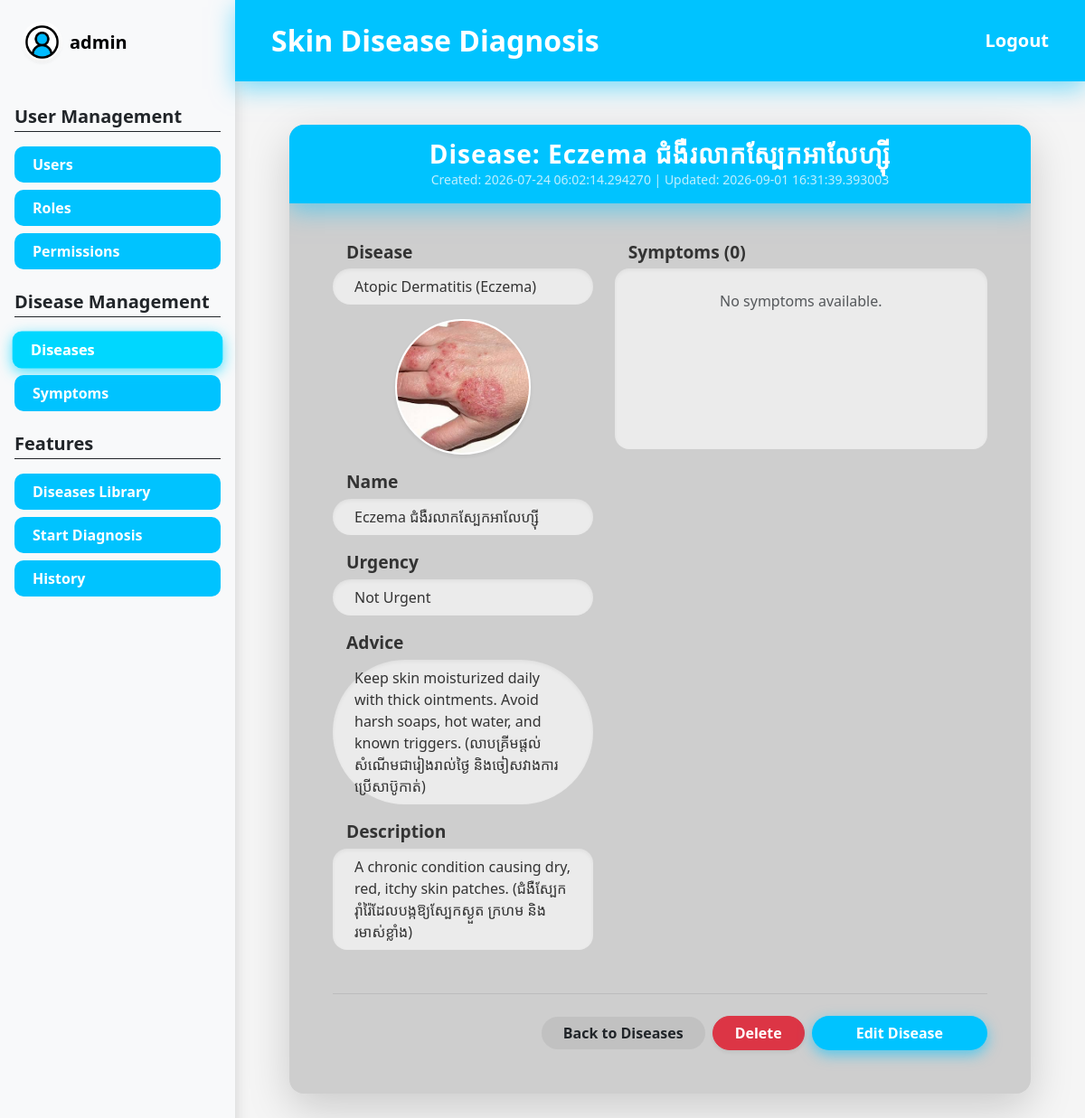
The app's page /rules/1 (signed in) with its own data.
### app/models/user.py (models this page shows, shortened)
class User(UserMixin, db.Model):
    __tablename__ = "users"
    id = db.Column(db.Integer, primary_key=True)
    username = db.Column(db.String(80), unique=True, nullable=False)
    email = db.Column(db.String(120), unique=True, nullable=False)
    full_name = db.Column(db.String(120), nullable=False)
    phone_number = db.Column(db.String(15), unique=True, nullable=False)
    is_active = db.Column(db.Boolean, default=True, nullable=False)
    password_hash = db.Column(db.String(255), nullable=False)
    picture = db.Column(db.String(255))
    created_at = db.Column(db.DateTime, default=datetime.utcnow, nullable=False)
    updated_at = db.Column(db.DateTime, default=datetime.utcnow, onupdate=datetime.utcnow, nullable=False)
    roles = db.relationship("Role", secondary=user_roles, back_populates="users")
    diagnoses = db.relationship("Diagnose", secondary=user_diagnoses, back_populates="users")
    def has_role(self, role_name: str) -> bool:
        return any(role.name == role_name for role in self.roles)
    @property
    def is_admin(self) -> bool:
        return self.has_role("Admin")

### app/models/rule.py (models this page shows, shortened)
class Rule(db.Model):
    __tablename__ = "rules"
    id = db.Column(db.Integer, primary_key=True)
    disease = db.Column(db.String(80), unique=True, nullable=False)
    name = db.Column(db.String(120))
    urgency = db.Column(db.Boolean, default=False, nullable=False)
    advice = db.Column(db.String(255))
    picture = db.Column(db.String(255))
    description = db.Column(db.String(255))
    is_active = db.Column(db.Boolean, default=True, nullable=False)
    created_at = db.Column(db.DateTime, default=datetime.utcnow, nullable=False)
    updated_at = db.Column(
        db.DateTime,
        default=datetime.utcnow,
        onupdate=datetime.utcnow,
        nullable=False
    )
    rule_facts = db.relationship("RuleFact", back_populates="rule", cascade="all, delete-orphan")
    diagnoses = db.relationship("Diagnose", secondary=rule_diagnoses, back_populates="rules")

### app/routes/rule_routes.py (the view)
@rule_bp.route("/<int:rule_id>")
@login_required
def detail(rule_id: int):
    rule = RuleService.get_rule_by_id(rule_id)
    if rule is None:
        abort(404)
    return render_template("rules/detail.html", rule=rule)

### app/services/rule_service.py (called while the page is built)
    @staticmethod
    def get_rule_by_id(rule_id: int):
        return Rule.query.get(rule_id)

### app/templates/rules/detail.html (shortened to what this page needs)
{% extends "layouts/base.html" %}
{% block content %}
<div class="container d-flex justify-content-center">
    <div class="card border-0 shadow-lg rounded-4 overflow-hidden" style="max-width: 900px; width: 100%; background-color: #cecece;">
        <div class="bg-custom-blue py-3 text-center header-glow mb-4">
            <h4 class="text-white fw-bold mb-0 card-header-title">Disease: {{ rule.name }}</h4>
            <div class="small text-white text-opacity-75">
                Created: {{ rule.created_at }} | Updated: {{ rule.updated_at }}
            </div>
        </div>
        <div class="card-body px-5 pb-5">
            <div class="row">
                <div class="col-md-5 mb-4">
                    <label class="form-label-sm">Disease</label>
                    <div class="form-control rounded-pill form-control-custom mb-3 py-2">
                        {{ rule.disease }}
                    </div>
                    <div class="photo-placeholder shadow-sm mb-3">
                        {% if rule.picture %}
                            <img src="{{ url_for('static', filename='diseasePic/' ~ rule.picture) }}"
                                 alt="Disease Picture" class="preview-img">
                        {% else %}
                            <img src="{{ url_for('static', filename='images/disease.jpg') }}"
                                 alt="Disease Picture" class="preview-img">
                        {% endif %}
                    </div>
                    <label class="form-label-sm">Name</label>
                    <div class="form-control rounded-pill form-control-custom mb-3 py-2">
                        {{ rule.name }}
                    </div>
                    <label class="form-label-sm">Urgency</label>
                    <div class="form-control rounded-pill form-control-custom mb-3 py-2">
                        {{ "Urgent" if rule.urgency else "Not Urgent" }}
                    </div>
                    <label class="form-label-sm">Advice</label>
                    <div class="form-control rounded-pill form-control-custom mb-3 py-2">
                        {{ rule.advice }}
                    </div>
                    <label class="form-label-sm">Description</label>
                    <div class="form-control rounded-4 form-control-custom py-2" style="min-height: 100px;">
                        {{ rule.description or "No description provided." }}
                    </div>
                </div>
                <div class="col-md-7 mb-4">
                    <label class="form-label-sm">Symptoms ({{ rule.facts|length }})</label>
                    <div class="form-control rounded-4 form-control-custom p-0 overflow-hidden" style="min-height: 200px;">
                        {% if rule.facts %}
                            <div class="list-group list-group-flush bg-transparent">
                                {% for fact in rule.facts %}
                                <div class="list-group-item bg-transparent border-dark border-opacity-10 py-3">
                                    <div class="fw-bold text-dark">{{ fact.symptom }}</div>
                                    <div class="text-muted small">{{ fact.description }}</div>
                                </div>
                                {% endfor %}
                            </div>
                        {% else %}
                            <div class="p-4 text-center text-muted italic">No symptoms available.</div>
                        {% endif %}
                    </div>
                </div>
            </div>
            <div class="d-flex justify-content-end align-items-center gap-2 mt-4 pt-4 border-top border-dark border-opacity-10">
                <a href="{{ url_for('rules.index') }}" class="btn btn-transparent-gray rounded-pill px-4 fw-semibold text-dark">
                    Back to Diseases
                </a>
                <a href="{{ url_for('rules.delete_confirm', rule_id=rule.id) }}" class="btn btn-danger rounded-pill px-4 fw-bold shadow-sm">
                    Delete
                </a>
                <a href="{{ url_for('rules.edit', rule_id=rule.id) }}" class="btn bg-custom-blue text-white rounded-pill px-5 fw-bold btn-glow">
                    Edit Disease
                </a>
            </div>
        </div>
    </div>
</div>
{% endblock %}

### app/templates/layouts/base.html (shortened to what this page needs)
<!DOCTYPE html>
<html lang="en">
<head>
    <link href="https://cdn.jsdelivr.net/npm/bootstrap@5.3.0/dist/css/bootstrap.min.css" rel="stylesheet" />
    <link rel="stylesheet" href="{{ url_for('static', filename='css/style.css') }}" />
</head>
<body>
    <div class="d-flex min-vh-100">
        <aside class="sidebar d-none d-md-flex flex-column bg-light shadow">
            <div class="sidebar-user-header p-4 d-flex align-items-center mb-4">
                <div class="user-avatar-small me-2">
                    <img src="{% if current_user.is_authenticated and current_user.picture %}
                            {{ url_for('static', filename='uploads/' ~ current_user.picture) }}
                        {% else %}{{ url_for('static', filename='images/8358770.png') }}
                        {% endif %}"
                    class="rounded-circle w-100 h-100 shadow-sm"
                    style="object-fit: cover;">
                </div>
                <span class="text-black fw-bold fs-5">{{ current_user.username if current_user.is_authenticated else "User" }}</span>
            </div>
            {% if current_user.is_authenticated %}
                {% if current_user.roles %}
                    {% set role_list = current_user.roles | map(attribute='name') | map('lower') | list %}
                {% elif current_user.role %}
                    {% set role_list = [current_user.role.name | lower] if current_user.role.name is defined else [current_user.role | lower] %}
                {% else %}
                    {% set role_list = [] %}
                {% endif %}
                {% set is_admin_user = (current_user.is_admin is defined and current_user.is_admin) or ('admin' in role_list) %}
                {% set is_dermatologist_user = 'dermatologist' in role_list %}
                {% if is_admin_user %}
                    <div class="px-3 mb-4">
                        <h5 class="fw-bold text-dark border-bottom border-dark pb-1 mb-3">User Management</h5>
                        <nav class="nav flex-column gap-2">
                            <a href="{{ url_for('users.index') }}" class="sidebar-link {% if request.blueprint == 'users' %}active{% endif %}">Users</a>
                            <a href="{{ url_for('roles.index') }}" class="sidebar-link {% if request.blueprint == 'roles' %}active{% endif %}">Roles</a>
                            <a href="{{ url_for('permissions.index') }}" class="sidebar-link {% if request.blueprint == 'permissions' %}active{% endif %}">Permissions</a>
                        </nav>
                    </div>
                {% endif %}
                {% if is_admin_user or is_dermatologist_user %}
                    <div class="px-3 mb-4">
                        <h5 class="fw-bold text-dark border-bottom border-dark pb-1 mb-3">Disease Management</h5>
                        <nav class="nav flex-column gap-2">
                            <a href="{{ url_for('rules.index') }}" class="sidebar-link {% if request.blueprint == 'rules' %}active{% endif %}">Diseases</a>
                            <a href="{{ url_for('facts.index') }}" class="sidebar-link {% if request.blueprint == 'facts' %}active{% endif %}">Symptoms</a>
                        </nav>
                    </div>
                {% endif %}
                <div class="px-3 mb-4">
                    <h5 class="fw-bold text-dark border-bottom border-dark pb-1 mb-3">Features</h5>
                    <nav class="nav flex-column gap-2">
                        <a href="{{ url_for('diagnoses.dashboard') }}" class="sidebar-link {% if request.endpoint == 'diagnoses.dashboard' %}active{% endif %}">Diseases Library</a>
                        <a href="{{ url_for('diagnoses.diagnose') }}" class="sidebar-link {% if request.endpoint == 'diagnoses.diagnose' %}active{% endif %}">Start Diagnosis</a>
                        <a href="{{ url_for('diagnoses.diagnose_history') }}" class="sidebar-link {% if request.endpoint == 'diagnoses.diagnose_history' %}active{% endif %}">History</a>
                    </nav>
                </div>
            {% endif %}
        </aside>
        <div class="flex-grow-1 bg-custom-gray-light">
            <nav class="navbar navbar-expand-lg navbar-dark bg-custom-blue header-glow p-3">
                <div class="container-fluid px-4">
                    <a class="navbar-brand fw-bold fs-2" href="#">Skin Disease Diagnosis</a>
                    <div class="ms-auto">
                        {% if current_user.is_authenticated %}
                            <a href="{{ url_for('auth.logout') }}" class="text-white fw-bold text-decoration-none fs-5">Logout</a>
                        {% else %}
                            <a href="{{ url_for('auth.login') }}" class="text-white fw-bold text-decoration-none fs-5">Login</a>
                        {% endif %}
                    </div>
                </div>
            </nav>
            <main class="p-5">
                {% block content %}{% endblock %}
            </main>
        </div>
    </div>
</body>
</html>

### app/static/css/style.css (style rules this page uses)
body { background-color: #f5f5f5; }
.form-label-sm { font-size: 1.2rem !important; font-weight: 800; color: #333; margin-bottom: 4px; margin-left: 15px; display: block; }
.card-header-title { font-size: 1.75rem !important; letter-spacing: 1px; }
.form-control-custom { background-color: rgba(255, 255, 255, 0.6) !important; border: none !important; box-shadow: inset 0 2px 4px rgba(0, 0, 0, 0.05); }
.photo-placeholder { width: 150px; height: 150px; background-color: white; border-radius: 15px; display: inline-flex; align-items: center; justify-content: center; overflow: hidden; border: 2px solid #fff; box-shadow: 0 4px 10px rgba(0, 0, 0, 0.1); }
.preview-img { width: 100%; height: 100%; object-fit: cover; }
.bg-custom-blue { background-color: #00c3ff !important; }
.sidebar { width: 260px; min-width: 260px; background-color: #f8f9fa; }
.header-glow { box-shadow: 0px 8px 20px rgba(0, 195, 255, 0.4); position: relative; z-index: 10; }
.sidebar-link { display: block; width: 100%; padding: 8px 20px; background-color: #00c3ff; color: white !important; text-decoration: none; font-weight: bold; border-radius: 10px; transition: all 0.2s ease-in-out; border: none; text-align: left; }
.sidebar-link:hover, .sidebar-link.active { box-shadow: 0px 4px 15px rgba(0, 195, 255, 0.7); transform: scale(1.02); filter: brightness(1.1); }
.user-avatar-small { width: 45px; height: 45px; background: white; border-radius: 50%; padding: 2px; }
.header-glow { box-shadow: 0px 8px 20px rgba(0, 195, 255, 0.5); z-index: 1; position: relative; }
.btn-glow { box-shadow: 0px 5px 12px rgba(0, 195, 255, 0.6); }
.form-control-custom { background-color: rgba(163, 163, 163, 0.3); border: none; color: #333; padding: 0.8rem 1.5rem; }
.form-control-custom::placeholder { color: #7a7a7a; }
.btn-transparent-gray { background-color: rgba(163, 163, 163, 0.3); color: white; border: none; }
.bg-custom-blue { background-color: #00c3ff; }
.header-glow { box-shadow: 0px 8px 25px rgba(0, 195, 255, 0.5); z-index: 1; position: relative; }
.btn-glow { box-shadow: 0px 5px 15px rgba(0, 195, 255, 0.6); }
.photo-placeholder { width: 150px; height: 150px; background-color: white; border-radius: 50%; display: flex; align-items: center; justify-content: center; margin: 0 auto 10px; }

### records on screen
User: is_active+username "admin"
Rule: name "Eczema ជំងឺរលាកស្បែកអាលែហ្ស៊ី", created_at "2026-07-24 06:02:14.294270", updated_at "2026-09-01 16:31:39.393003", disease "Atopic Dermatitis (Eczema)", picture (picture), urgency "Not Urgent", advice "Keep skin moisturized daily with thick ointments. Avoid harsh soaps, hot water, and known triggers. (លាបគ្រីមផ្តល់សំណើមជារៀងរាល់ថ្ងៃ និងចៀសវាងការប្រើសាប៊ូកាត់)", description "A chronic condition causing dry, red, itchy skin patches. (ជំងឺស្បែករ៉ាំរ៉ៃដែលបង្កឱ្យស្បែកស្ងួត ក្រហម និងរមាស់ខ្លាំង)"

### other values on screen
{{ rule.facts|length }} "0"
